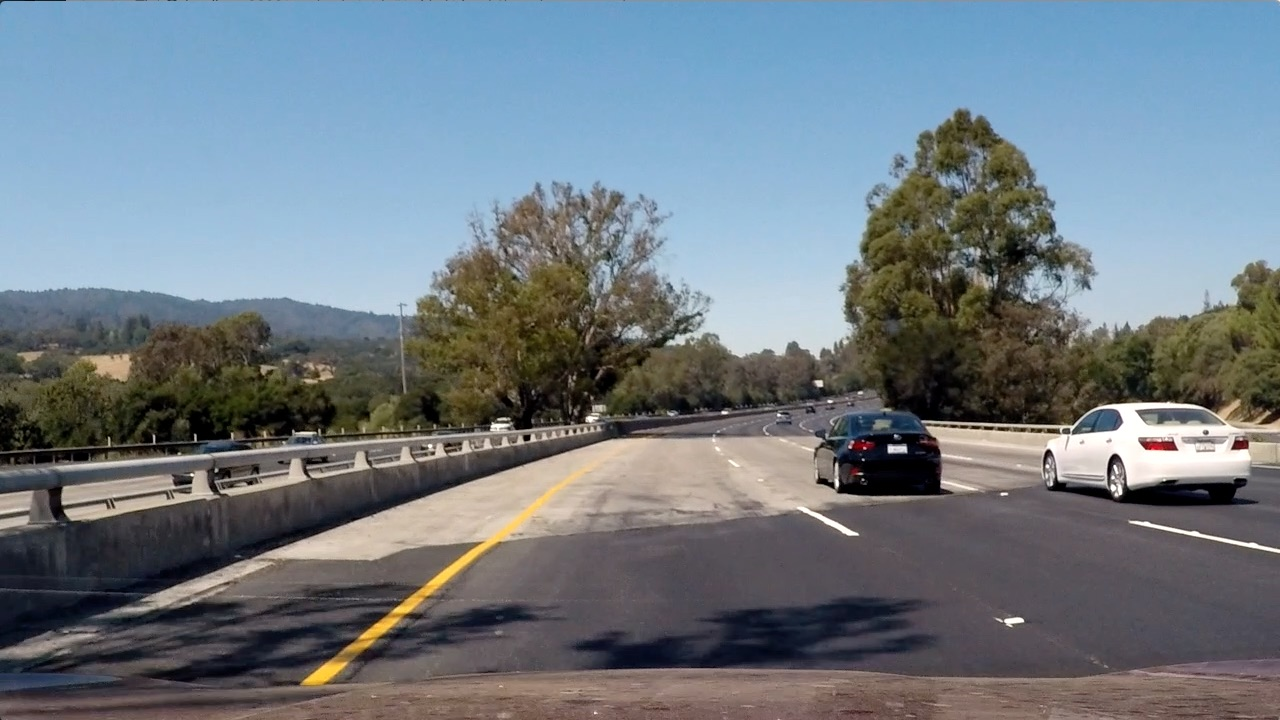
#> input picture Advanced Lane Detection/test_images/test4.jpg, 1280 x 720 px
$ python preprocess.py   (older library calls are emulated)
#> lines starting #> are read from the running program, lines starting #| are printed output that depends on the picture; after the words box and inside, x2 and y2 are one past the last pixel; in counts of white or black regions, pixels touching at a corner belong together
#> (reads Advanced Lane Detection/CONFIG/calibration.p from the repository)
#> (reads Advanced Lane Detection/CONFIG/distortion.p from the repository)
import cv2 as cv
import numpy as np
from matplotlib import pyplot as plt

from CONFIG.config import *

def plot_images(images, titles=[], gridx=None, gridy=None, figsize=(10, 10)):
    n = len(images)
    gridx = np.sqrt(n) if gridx is None else gridx
    gridy = np.sqrt(n) if gridy is None else gridy
    titles = [''] * n if len(titles)<n else titles

    fig = plt.figure(figsize=figsize)
    for i in range(n):
        plt.subplot(gridx, gridy, i+1)
        cmap = 'gray' if images[i].ndim==2 else None
        plt.imshow(images[i], cmap=cmap)
        plt.xticks([]);plt.yticks([])
        plt.title(titles[i])

    plt.show()
    return fig

def transform_points(pts: np.ndarray, M: np.ndarray):
    '''
    pts shape: (N, 2)
    '''
    out = M.dot(np.vstack((pts.T, np.ones(pts.shape[0]))))
    out = out[:2, :] / out[2, :]
    return out


# Color Space Selection

def Saturation_thresh(img, thresh=(0, 255)):
    hls = cv.cvtColor(img, cv.COLOR_RGB2HLS)
    s = hls[:, :, 2]
    binary_im = np.ones_like(s)
    binary_im[(s > thresh[0]) & (s < thresh[1])] = 0
    return binary_im


def L_lab_thresh(img, thresh=(0, 255)):
    lab = cv.cvtColor(img, cv.COLOR_RGB2LAB)
    b = lab[:, :, 0]
    binary_im = np.ones_like(b)
    binary_im[(b >= thresh[0]) & (b <= thresh[1])] = 0
    return binary_im


def B_lab_thresh(img, thresh=(0, 255)):
    lab = cv.cvtColor(img, cv.COLOR_RGB2LAB)
    b = lab[:, :, 2]
    binary_im = np.ones_like(b)
    binary_im[(b >= thresh[0]) & (b <= thresh[1])] = 0
    return binary_im


def luv_thresh(img, thresh=(0, 255)):
    luv = cv.cvtColor(img, cv.COLOR_RGB2LUV)
    v = luv[:, :, 2]
    binary_im = np.ones_like(v)
    binary_im[(v > thresh[0]) & (v < thresh[1])] = 0
    return binary_im


def combined(*images):
    c = np.zeros_like((images[0]))
    for image in images:
        c[image == 1] = 1
    return c

# Histogram of the bottom half of the image to find the lane lines.


def histogram(img):
    return np.sum(img[img.shape[0]//2:, :], axis=0)


# Find the lane pixels using windowing
def find_lane_pixel_windowing(  binary_warped,
                                fit_original_img,
                                nwindows=9,
                                margin=100,
                                minpix=50,
                                Minv: np.ndarray=Minv):
    '''
    Find the lane pixels using windowing
    Args:
        binary_warped: Binary image after applying perspective transform..
        nwindows: number of windows to split the image into.
        margin: width of the windows +/- margin.
        minpix: minimum number of pixels found to recenter the window.
        fit_original_img: If True, the fit will be done in the original image.default: False.

    Returns:
        left_fit: left lane polynomial coefficients at the form [a,b,c] where y = ax^2 + bx + c.
        right_fit: right lane polynomial coefficients at the form [a,b,c] where y = ax^2 + bx + c.
    '''
    out_img = np.dstack((binary_warped, binary_warped, binary_warped))*255

    h = histogram(binary_warped)

    # Starting x position for left and right lane
    midpoint = np.int(h.shape[0]//2)
    leftx_current = np.argmax(h[:midpoint])
    rightx_current = np.argmax(h[midpoint:]) + midpoint

    # We are going to split the image into nwindows,
    # so each will have a height of total height / nwindows
    window_height = np.int(binary_warped.shape[0]//nwindows)

    # Identify all x and y positions of non-zero pixels in the image
    nonzero = binary_warped.nonzero()
    nonzeroy = np.array(nonzero[0])
    nonzerox = np.array(nonzero[1])

    # Create empty lists to receive left and right lane pixel indices in each window
    left_lane_inds = []
    right_lane_inds = []

    # Window sliding
    for window in range(nwindows):
        # Identify the right and left windows
        win_y_low = binary_warped.shape[0] - (window+1)*window_height
        win_y_high = binary_warped.shape[0] - window*window_height

        win_xleft_low = leftx_current - margin
        win_xleft_high = leftx_current + margin

        win_xright_low = rightx_current - margin
        win_xright_high = rightx_current + margin

        # Draw the windows on the visualization image
        cv.rectangle(out_img, (win_xleft_low, win_y_low),
                     (win_xleft_high, win_y_high),   (0, 255, 0), 2)
        cv.rectangle(out_img, (win_xright_low, win_y_low),
                     (win_xright_high, win_y_high), (255, 0, 0), 2)

        # Identify the nonzero pixels in x and y within the window
        good_left_inds = ((nonzeroy >= win_y_low) & (nonzeroy < win_y_high) &
                          (nonzerox >= win_xleft_low) & (nonzerox < win_xleft_high)).nonzero()[0]
        good_right_inds = ((nonzeroy >= win_y_low) & (nonzeroy < win_y_high) &
                           (nonzerox >= win_xright_low) & (nonzerox < win_xright_high)).nonzero()[0]

        # Append these indices to the lists
        left_lane_inds.append(good_left_inds)
        right_lane_inds.append(good_right_inds)

        if len(good_left_inds) > minpix:
            # Calculate the next x center of the left window
            leftx_current = np.int(np.mean(nonzerox[good_left_inds]))

        if len(good_right_inds) > minpix:
            # Calculate the next x center of the right window
            rightx_current = np.int(np.mean(nonzerox[good_right_inds]))

    # Concatenate the arrays of indices of lines pixels
    left_lane_inds = np.concatenate(left_lane_inds)
    right_lane_inds = np.concatenate(right_lane_inds)

    # Extract left and right line pixel positions
    leftx = nonzerox[left_lane_inds]
    lefty = nonzeroy[left_lane_inds]
    rightx = nonzerox[right_lane_inds]
    righty = nonzeroy[right_lane_inds]

    # Fit a second order polynomial to each
    if not fit_original_img:
        left_fit = np.polyfit(lefty, leftx, 2)
        right_fit = np.polyfit(righty, rightx, 2)
    else:
        # Fit new polynomials to x,y in world space
        leftx_ws, lefty_ws = transform_points(
            np.vstack([leftx, lefty]).T, Minv)
        left_fit_ws = np.polyfit(lefty_ws, leftx_ws, 2)

        rightx_ws, righty_ws = transform_points(
            np.vstack([rightx, righty]).T, Minv)
        right_fit_ws = np.polyfit(righty_ws, rightx_ws, 2)

        return left_fit_ws, right_fit_ws

    return left_fit, right_fit, out_img


# We are going to use the previous frame to find the lane lines
# Instead of using the windowing method, we will use a new window,
# the boundaries of this new window is going to be the previous fit - margin , fit + margin
def fit_using_previous_fit(binary_warped, left_fit, right_fit,
                           fit_original_img=False,
                           margin=100):
    '''
    Fit the lane lines using the previous fit
    Args:
        binary_warped: Binary image after applying perspective transform.
        left_fit: Previous left fit polynomial at the form [a,b,c] where y = ax^2 + bx + c.
        right_fit: Previous right fit polynomial at the form [a,b,c] where y = ax^2 + bx + c.
        fit_original_img: If True, the fit will be done in the original image. Default is False
        margin: Margin of window from the previous fit. Default is 100.

    Returns:
        left_fit: New left fit polynomial at the form [a,b,c] where y = ax^2 + bx + c.
        right_fit: New right fit polynomial at the form [a,b,c] where y = ax^2 + bx + c.
        out_img: Blank Warped image with the windows drawn.
    '''

    # Identify the x and y positions of all nonzero pixels in the image
    nonzero = binary_warped.nonzero()
    nonzeroy = np.array(nonzero[0])
    nonzerox = np.array(nonzero[1])

    # Identify Region of interest
    leftx_low = (left_fit[0]*(nonzeroy**2) + left_fit[1]
                 * nonzeroy + left_fit[2] - margin)
    leftx_high = (left_fit[0]*(nonzeroy**2) + left_fit[1]
                  * nonzeroy + left_fit[2] + margin)

    rightx_low = (right_fit[0]*(nonzeroy**2) +
                  right_fit[1]*nonzeroy + right_fit[2] - margin)
    rightx_high = (right_fit[0]*(nonzeroy**2) +
                   right_fit[1]*nonzeroy + right_fit[2] + margin)

    # within the +/- margin of our polynomial function
    left_lane_inds = ((nonzerox > leftx_low) & (nonzerox < leftx_high))
    right_lane_inds = ((nonzerox > rightx_low) & (nonzerox < rightx_high))

    # Again, extract left and right line pixel positions
    leftx = nonzerox[left_lane_inds]
    lefty = nonzeroy[left_lane_inds]
    rightx = nonzerox[right_lane_inds]
    righty = nonzeroy[right_lane_inds]

    # Fit a second order polynomial to each
    if not fit_original_img:
        left_fit = np.polyfit(lefty, leftx, 2)
        right_fit = np.polyfit(righty, rightx, 2)
    else:
        # Fit new polynomials to x,y in world space
        leftx_ws, lefty_ws = transform_points(
            np.vstack([leftx, lefty]).T, Minv)
        left_fit_ws = np.polyfit(lefty_ws, leftx_ws, 2)

        rightx_ws, righty_ws = transform_points(
            np.vstack([rightx, righty]).T, Minv)
        right_fit_ws = np.polyfit(righty_ws, rightx_ws, 2)

        return left_fit_ws, right_fit_ws

    # Visualization
    # Create an image to draw on and an image to show the selection window
    out_img = np.dstack((binary_warped, binary_warped, binary_warped))*255
    window_img = np.zeros_like(out_img)

    # Color in left and right line pixels
    out_img[nonzeroy[left_lane_inds], nonzerox[left_lane_inds]] = [255, 0, 0]
    out_img[nonzeroy[right_lane_inds], nonzerox[right_lane_inds]] = [0, 0, 255]

    # Identify window boundaries in x and y (and right and left)
    left_line_window1 = np.array(
        [np.transpose(np.vstack([leftx_low, nonzeroy]))])
    left_line_window2 = np.array(
        [np.flipud(np.transpose(np.vstack([leftx_high, nonzeroy])))])
    left_line_pts = np.hstack((left_line_window1, left_line_window2))

    right_line_window1 = np.array(
        [np.transpose(np.vstack([rightx_low, nonzeroy]))])
    right_line_window2 = np.array(
        [np.flipud(np.transpose(np.vstack([rightx_high, nonzeroy])))])
    right_line_pts = np.hstack((right_line_window1, right_line_window2))

    # Draw the lane onto the warped blank image
    cv.fillPoly(window_img, np.int_([left_line_pts]), (0, 255, 0))
    cv.fillPoly(window_img, np.int_([right_line_pts]), (0, 255, 0))
    result = cv.addWeighted(out_img, 1, window_img, 0.3, 0)

    return result, left_fit, right_fit

def draw_lines(img:np.ndarray, left_fit: list, right_fit:list):
    '''
    Draw lines on the image:
    Args:
        img: image to draw on
        left_fit: left line fit at the form of [a,b,c] where y = ax^2 + bx + c
        right_fit: right line fit at the form of [a,b,c] where y = ax^2 + bx + c

    Returns:
        img: image with the lines drawn on it
    '''
    y = np.linspace((img.shape[0]-1)//1.6, (img.shape[0]-1), img.shape[0])
    x_left_fit_o = left_fit[0]*y**2 + left_fit[1]*y + left_fit[2]
    x_right_fit_o = right_fit[0]*y**2 + right_fit[1]*y + right_fit[2]

    left_line_pts = np.array([np.transpose(np.vstack([x_left_fit_o, y]))])
    right_line_pts = np.array(
        [np.flipud(np.transpose(np.vstack([x_right_fit_o, y])))])
    all_pts = np.hstack((left_line_pts, right_line_pts))

    blank = np.zeros_like(img)
    cv.fillPoly(blank, np.int_([all_pts]), (0, 255, 0))
    out_img = cv.addWeighted(img, 1, blank, 0.3, 0)
    cv.polylines(out_img, np.int_([left_line_pts]), False, (0, 255, 0), 5)
    cv.polylines(out_img, np.int_([right_line_pts]), False, (0, 255, 0), 5)

    return out_img

# [66 lines left out: function pipeline, not called in this run]

# ------- #
# Results :
# ------- #
def preprocess_main():
    test_im = cv.imread('test_images/test4.jpg')
#> test_im is the input picture: shape (720, 1280, 3); mean B, G, R 130.9, 122.7, 112.2
    test_im = cv.cvtColor(test_im, cv.COLOR_BGR2RGB)

    # Undistort image
    test_im = cv.undistort(test_im, mtx, dist, None, mtx)

    # Prespective Transform
    warped_im = cv.warpPerspective(test_im, M, IMAGE_SHAPE[::-1])
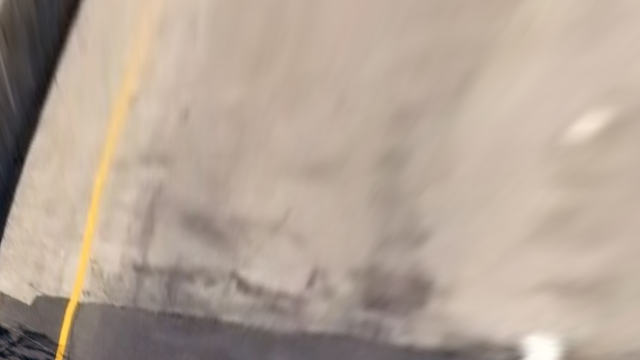
#> warped_im: shape (720, 1280, 3) (shown at 1/2 size); mean R, G, B 180.7, 164.7, 151.3

    s = Saturation_thresh(warped_im, S_THRESH)
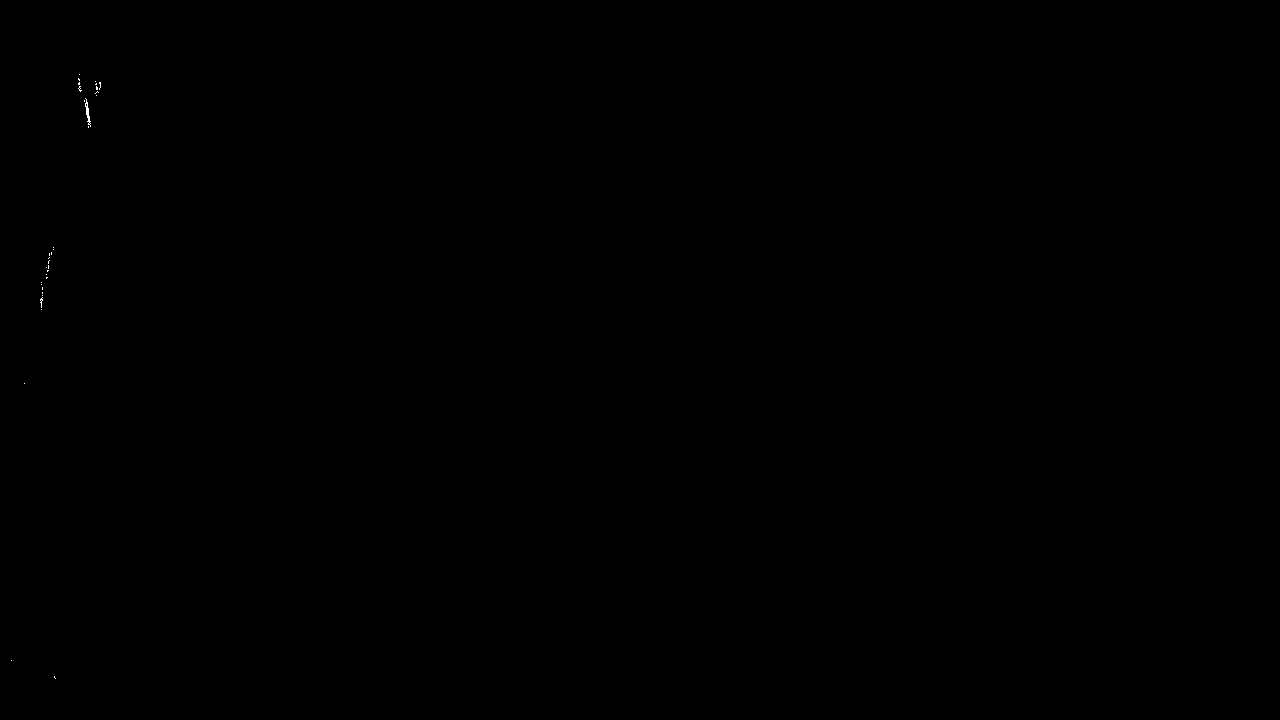
#> s: shape (720, 1280); values 0 (black) and 1 (white), 0.02% white in thin lines or dots, all inside (x1, y1, x2, y2) = (11, 74, 101, 679)
    l = L_lab_thresh(warped_im, L_LAB_THRESH)
#> l: shape (720, 1280); values 0 (black) and 1 (white), 0.61% white; 23 white regions (14 under 20 px), largest, box (x1, y1, x2, y2) and area: (1046, 664, 1119, 720) 3377, (1143, 228, 1207, 270) 1593, (177, 428, 185, 462) 192
    b = B_lab_thresh(warped_im, B_LAB_THRESH)
#> in B_lab_thresh, `b = lab[:, :, 2]`:
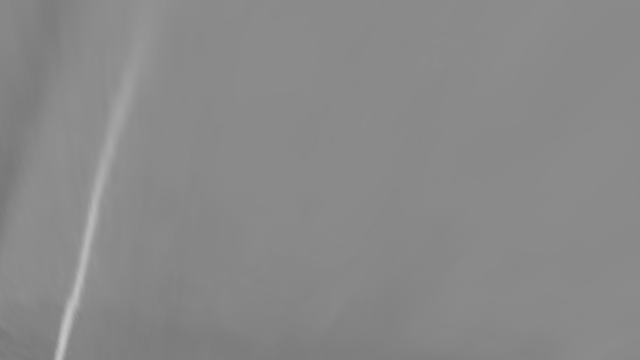
#> b: shape (720, 1280) (shown at 1/2 size); min 118, max 198, mean 136.9
#> b: shape (720, 1280); values 0 (black) and 1 (white), 1.2% white; 1 white region, box (x1, y1, x2, y2) and area: (109, 155, 262, 720) 11497
    v = luv_thresh(warped_im, LUV_THRESH)
#> v: shape (720, 1280); values 0 (black) and 1 (white), 3.5% white; 17 white regions (14 under 20 px), largest, box (x1, y1, x2, y2) and area: (108, 0, 331, 720) 31601, (113, 269, 127, 310) 306, (319, 23, 325, 40) 35
    c = combined(s, l, b, v)
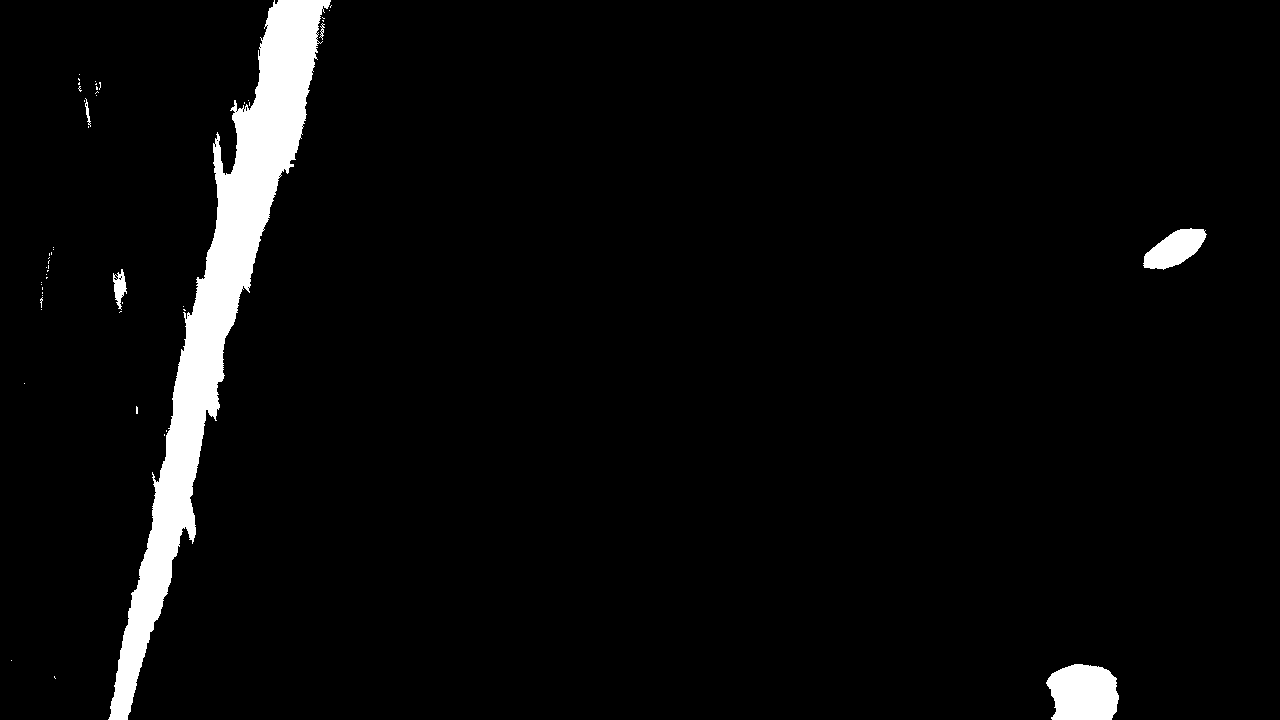
#> c: shape (720, 1280); values 0 (black) and 1 (white), 4% white; 53 white regions (47 under 20 px), largest, box (x1, y1, x2, y2) and area: (108, 0, 331, 720) 31601, (1046, 664, 1119, 720) 3377, (1143, 228, 1207, 270) 1593, (113, 269, 127, 310) 306, (85, 98, 91, 127) 64, (319, 23, 325, 40) 35

    h = histogram(c)
#> h = 1280 values, max 184 at index 179, min 0 at index 0, mean 12.09
    out_img = np.dstack((c, c, c))*255
#> (the rest of the program and of its run is left out)
